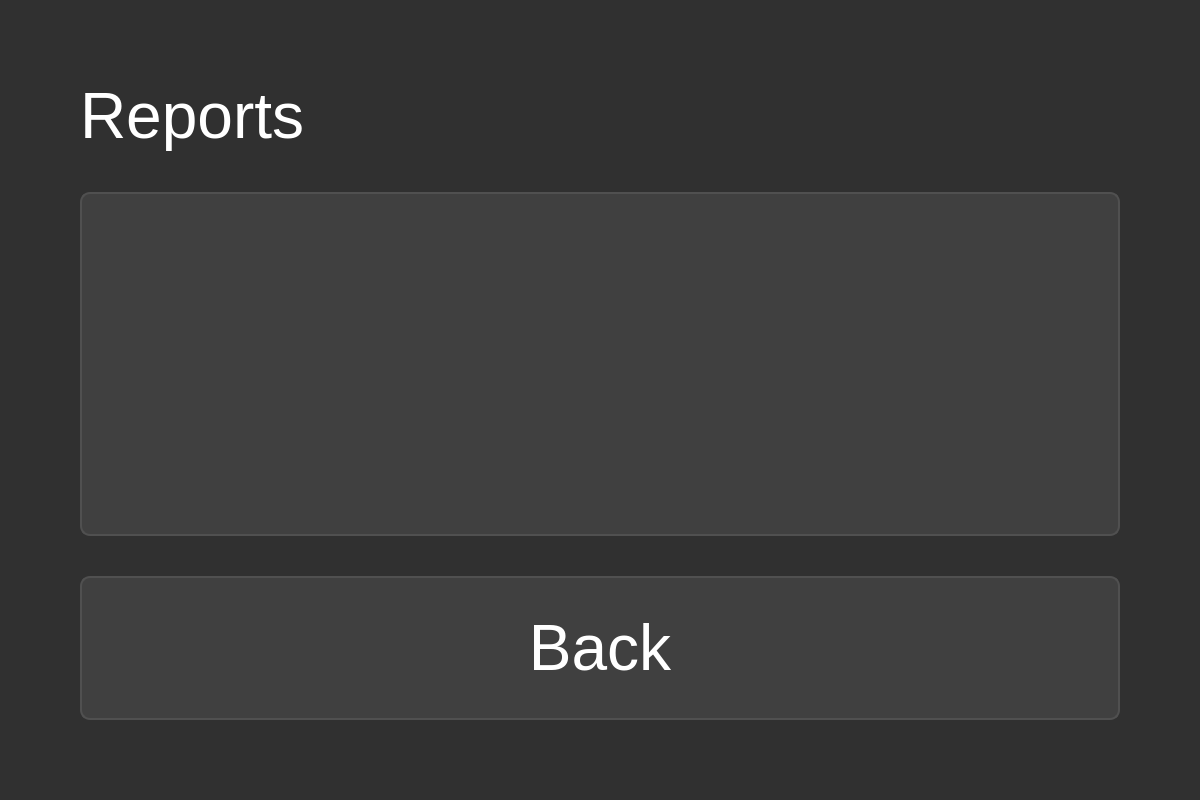
<?xml version="1.0" encoding="UTF-8"?>
<ui version="4.0">
  <class>Reports</class>
  <widget class="QWidget" name="Reports">
    <property name="geometry">
      <rect>
        <x>0</x>
        <y>0</y>
        <width>1200</width>
        <height>800</height>
      </rect>
    </property>
    <property name="styleSheet">
      <string notr="true">QWidget#Reports {
    background-color: #303030;
}
QLabel {
    color: white;
    font-size: 48pt;
}
QListWidget {
    background-color: #404040;
    color: white;
    border: 2px solid #505050;
    border-radius: 10px;
    padding: 20px;
    font-size: 48pt;
}
QListWidget::item {
    padding: 20px;
    min-height: 80px;
}
QListWidget::item:selected {
    background-color: #505050;
    border: none;
}
QListWidget::item:hover {
    background-color: #454545;
}
QPushButton {
    background-color: #404040;
    color: white;
    border: 2px solid #505050;
    border-radius: 10px;
    padding: 10px;
    font-size: 48pt;
    min-width: 300px;
    min-height: 120px;
}
QPushButton:hover {
    background-color: #505050;
    border-color: #606060;
}
QPushButton:pressed {
    background-color: #606060;
}</string>
    </property>
    <layout class="QVBoxLayout" name="verticalLayout">
      <property name="spacing">
        <number>40</number>
      </property>
      <property name="leftMargin">
        <number>80</number>
      </property>
      <property name="topMargin">
        <number>80</number>
      </property>
      <property name="rightMargin">
        <number>80</number>
      </property>
      <property name="bottomMargin">
        <number>80</number>
      </property>
      <item>
        <widget class="QLabel" name="titleLabel">
          <property name="text"><string>Reports</string></property>
        </widget>
      </item>
      <item>
        <widget class="QListWidget" name="reportsList"/>
      </item>
      <item>
        <widget class="QPushButton" name="backButton">
          <property name="text"><string>Back</string></property>
        </widget>
      </item>
    </layout>
  </widget>
  <resources/>
  <connections/>
</ui>
